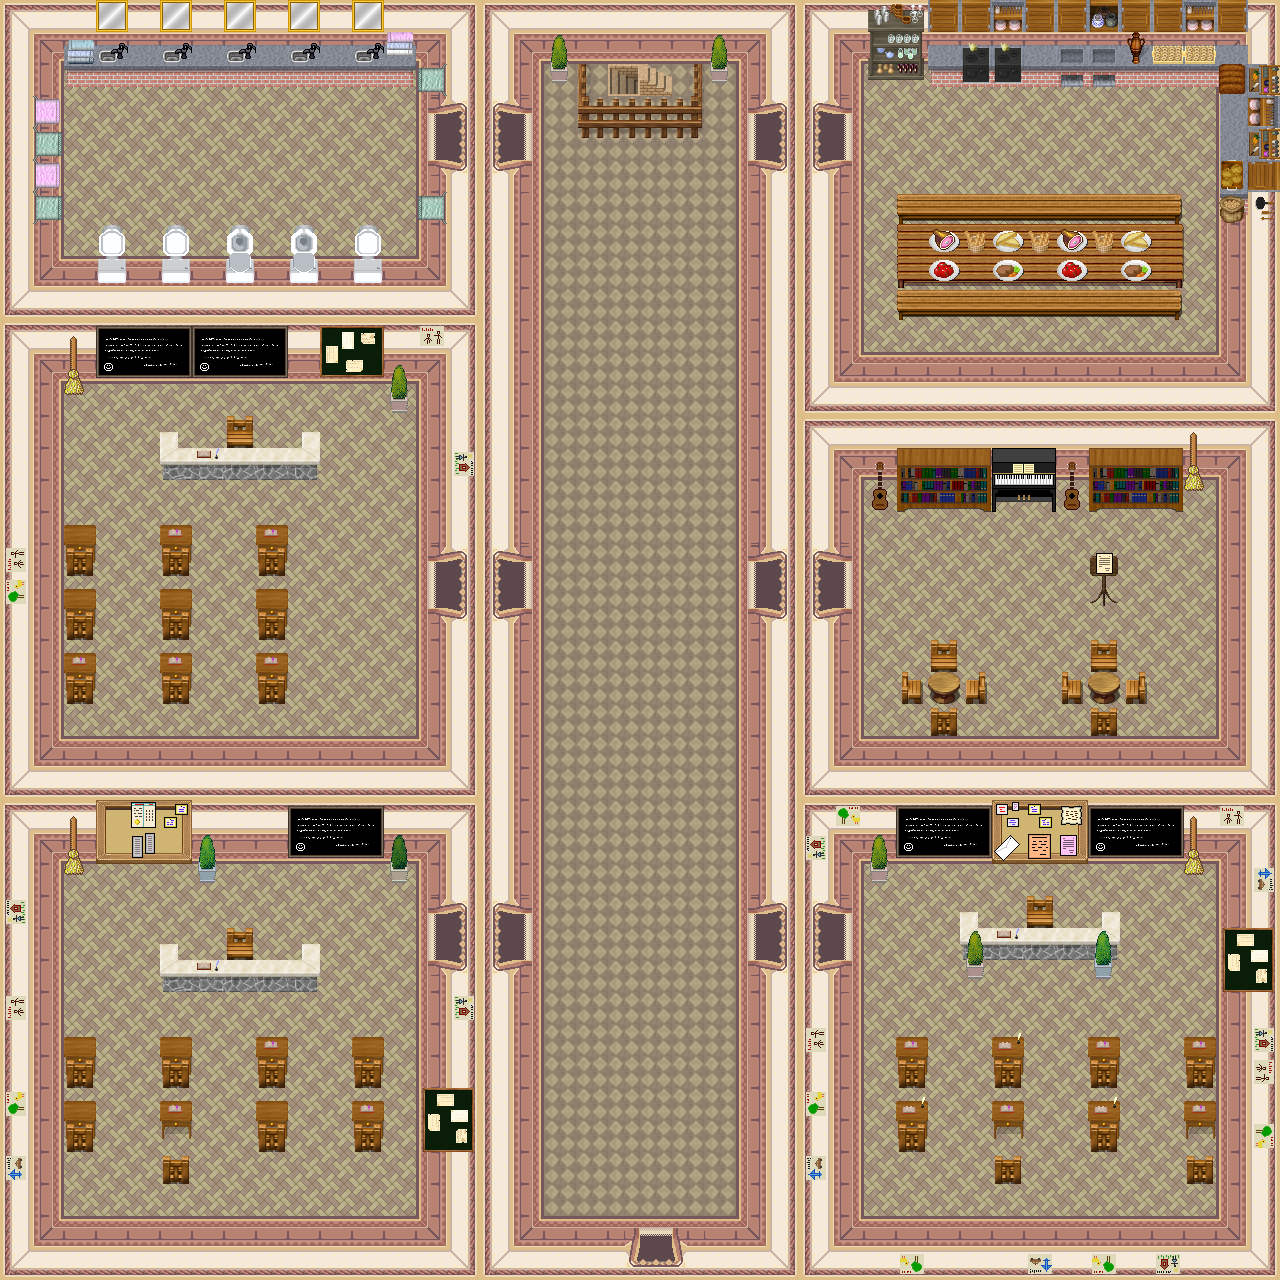

Below is a game level as drawn by its tile map, then a one-line description and the .tmx that defines it (tile-layer data replaced by summaries):
An orthogonal 40x40 tile map with 32x32 px tiles, 5 tile layers (0_floor, 1_terrain, 2_object, 3_roof, ...), 3 hidden layers not drawn, 41 tilesets.

<map version="1.2" tiledversion="1.3.0" orientation="orthogonal" renderorder="right-down" compressionlevel="0" width="40" height="40" tilewidth="32" tileheight="32" infinite="0" nextlayerid="9" nextobjectid="1">
 <tileset firstgid="1" name="logic/collision" tilewidth="32" tileheight="32" tilecount="1" columns="1">
  <image source="../../tileset/logic/collision.png" width="32" height="32" />
 </tileset>
 <tileset firstgid="2" name="wall" tilewidth="32" tileheight="32" tilecount="16" columns="2">
  <image source="../../tileset/building/wall/int_wall_pale.png" width="64" height="256" />
 </tileset>
 <tileset firstgid="18" name="wall2" tilewidth="32" tileheight="32" tilecount="20" columns="2">
  <image source="../../tileset/building/wall/int_wall_purple.png" width="64" height="320" />
 </tileset>
 <tileset firstgid="38" name="entrance" tilewidth="32" tileheight="32" tilecount="36" columns="9">
  <image source="../../tileset/building/entrance/pale_red_ns.png" width="288" height="128" />
 </tileset>
 <tileset firstgid="74" name="entrance details" tilewidth="32" tileheight="32" tilecount="6" columns="3">
  <image source="../../tileset/building/entrance/detail_ns.png" width="96" height="64" />
 </tileset>
 <tileset firstgid="80" name="pale_red_ew" tilewidth="32" tileheight="32" tilecount="48" columns="8">
  <image source="../../tileset/building/entrance/pale_red_ew.png" width="256" height="192" />
 </tileset>
 <tileset firstgid="128" name="detail_ew" tilewidth="32" tileheight="32" tilecount="6" columns="2">
  <image source="../../tileset/building/entrance/detail_ew.png" width="64" height="96" />
 </tileset>
 <tileset firstgid="134" name="brown_paving" tilewidth="32" tileheight="32" tilecount="2" columns="2">
  <image source="../../tileset/ground/brown_paving.png" width="64" height="32" />
 </tileset>
 <tileset firstgid="136" name="black_board" tilewidth="32" tileheight="32" tilecount="6" columns="3">
  <image source="../../tileset/item/black_board.png" width="96" height="64" />
 </tileset>
 <tileset firstgid="142" name="item/bulletin_board" tilewidth="32" tileheight="32" tilecount="9" columns="3">
  <image source="../../tileset/item/bulletin_board.png" width="96" height="96" />
 </tileset>
 <tileset firstgid="151" name="brush" tilewidth="32" tileheight="32" tilecount="3" columns="1">
  <image source="../../tileset/item/brush.png" width="32" height="96" />
 </tileset>
 <tileset firstgid="154" name="note_board" tilewidth="32" tileheight="32" tilecount="8" columns="2">
  <image source="../../tileset/item/documents/note_board.png" width="64" height="128" />
 </tileset>
 <tileset firstgid="162" name="books" tilewidth="32" tileheight="32" tilecount="4" columns="2">
  <image source="../../tileset/item/documents/books.png" width="64" height="64" />
 </tileset>
 <tileset firstgid="166" name="toilet" tilewidth="32" tileheight="32" tilecount="12" columns="3">
  <image source="../../tileset/furniture/bathroom/toilet.png" width="96" height="128" />
 </tileset>
 <tileset firstgid="178" name="basin" tilewidth="32" tileheight="32" tilecount="3" columns="3">
  <image source="../../tileset/furniture/bathroom/basin.png" width="96" height="32" />
 </tileset>
 <tileset firstgid="181" name="small_2" tilewidth="32" tileheight="32" tilecount="4" columns="2">
  <image source="../../tileset/furniture/picture/small_2.png" width="64" height="64" />
 </tileset>
 <tileset firstgid="185" name="stone_desk" tilewidth="32" tileheight="32" tilecount="16" columns="4">
  <image source="../../tileset/furniture/table/stone_desk.png" width="128" height="128" />
 </tileset>
 <tileset firstgid="201" name="desk" tilewidth="32" tileheight="32" tilecount="4" columns="2">
  <image source="../../tileset/furniture/table/desk.png" width="64" height="64" />
 </tileset>
 <tileset firstgid="205" name="cabinets" tilewidth="32" tileheight="32" tilecount="44" columns="4">
  <image source="../../tileset/furniture/kitchen/cabinets.png" width="128" height="352" />
 </tileset>
 <tileset firstgid="249" name="piano" tilewidth="32" tileheight="32" tilecount="4" columns="2">
  <image source="../../tileset/furniture/other/piano.png" width="64" height="64" />
 </tileset>
 <tileset firstgid="253" name="pedestal" tilewidth="32" tileheight="32" tilecount="2" columns="1">
  <image source="../../tileset/furniture/other/pedestal.png" width="32" height="64" />
 </tileset>
 <tileset firstgid="255" name="towels" tilewidth="32" tileheight="32" tilecount="24" columns="6">
  <image source="../../tileset/item/textile/towels.png" width="192" height="128" />
 </tileset>
 <tileset firstgid="279" name="bread" tilewidth="32" tileheight="32" tilecount="4" columns="4">
  <image source="../../tileset/item/food/bread.png" width="128" height="32" />
 </tileset>
 <tileset firstgid="283" name="bench" tilewidth="32" tileheight="32" tilecount="3" columns="3">
  <image source="../../tileset/furniture/table/bench.png" width="96" height="32" />
 </tileset>
 <tileset firstgid="286" name="wooden_rectangular" tilewidth="32" tileheight="32" tilecount="9" columns="3">
  <image source="../../tileset/furniture/table/wooden_rectangular.png" width="96" height="96" />
 </tileset>
 <tileset firstgid="295" name="meals_2" tilewidth="32" tileheight="32" tilecount="2" columns="1">
  <image source="../../tileset/item/food/meals_2.png" width="32" height="64" />
 </tileset>
 <tileset firstgid="297" name="meals_1" tilewidth="32" tileheight="32" tilecount="2" columns="2">
  <image source="../../tileset/item/food/meals_1.png" width="64" height="32" />
 </tileset>
 <tileset firstgid="299" name="food_preparation_2" tilewidth="32" tileheight="32" tilecount="4" columns="2">
  <image source="../../tileset/item/household/food_preparation_2.png" width="64" height="64" />
 </tileset>
 <tileset firstgid="303" name="item_shelf" tilewidth="32" tileheight="32" tilecount="6" columns="2">
  <image source="../../tileset/furniture/shelve/item_shelf.png" width="64" height="96" />
 </tileset>
 <tileset firstgid="309" name="dark_bookshelf_2" tilewidth="32" tileheight="32" tilecount="6" columns="3">
  <image source="../../tileset/furniture/shelve/dark_bookshelf_2.png" width="96" height="64" />
 </tileset>
 <tileset firstgid="315" name="wooden" tilewidth="32" tileheight="32" tilecount="1" columns="1">
  <image source="../../tileset/furniture/table/wooden.png" width="32" height="32" />
 </tileset>
 <tileset firstgid="316" name="wooden" tilewidth="32" tileheight="32" tilecount="5" columns="5">
  <image source="../../tileset/furniture/chair/wooden.png" width="160" height="32" />
 </tileset>
 <tileset firstgid="321" name="dark_stairs" tilewidth="32" tileheight="32" tilecount="2" columns="1">
  <image source="../../tileset/building/stairs/dark_stairs.png" width="32" height="64" />
 </tileset>
 <tileset firstgid="323" name="notes2" tilewidth="32" tileheight="32" tilecount="4" columns="2">
  <image source="../../tileset/item/documents/notes2.png" width="64" height="64" />
 </tileset>
 <tileset firstgid="327" name="ukulele" tilewidth="32" tileheight="32" tilecount="16" columns="4">
  <image source="../../tileset/item/instrument/ukulele.png" width="128" height="128" />
 </tileset>
 <tileset firstgid="343" name="pot_plant_1" tilewidth="32" tileheight="32" tilecount="12" columns="6">
  <image source="../../tileset/plant/indoor/pot_plant_1.png" width="192" height="64" />
 </tileset>
 <tileset firstgid="355" name="item/documents/kids_art_2" tilewidth="32" tileheight="32" tilecount="16" columns="4">
  <image source="../../tileset/item/documents/kids_art_2.png" width="128" height="128" />
 </tileset>
 <tileset firstgid="371" name="logic/portal" tilewidth="32" tileheight="32" tilecount="16" columns="8">
  <image source="../../tileset/logic/portal.png" width="256" height="64" />
 </tileset>
 <tileset firstgid="387" name="logic/item/sign" tilewidth="32" tileheight="32" tilecount="1" columns="1">
  <image source="../../tileset/logic/item/sign.png" width="32" height="32" />
 </tileset>
 <tileset firstgid="388" name="building/fence/wooden_brown_fence" tilewidth="32" tileheight="32" tilecount="42" columns="7">
  <image source="../../tileset/building/fence/wooden_brown_fence.png" width="224" height="192" />
 </tileset>
 <tileset firstgid="430" name="item/bulletin_board_items2" tilewidth="32" tileheight="32" tilecount="30" columns="6">
  <image source="../../tileset/item/bulletin_board_items2.png" width="192" height="160" />
 </tileset>
 <layer id="1" name="0_floor" width="40" height="40">
  <data>[1600 cells, 1600 non-empty, 36 distinct tile ids]</data>
 </layer>
 <layer id="2" name="1_terrain" width="40" height="40">
  <data>[1600 cells, 324 non-empty, 116 distinct tile ids]</data>
 </layer>
 <layer id="3" name="2_object" width="40" height="40">
  <data>[1600 cells, 90 non-empty, 33 distinct tile ids]</data>
 </layer>
 <layer id="4" name="3_roof" width="40" height="40">
  <data>[1600 cells, 46 non-empty, 12 distinct tile ids]</data>
 </layer>
 <layer id="5" name="4_roof_add" width="40" height="40">
  <data>[1600 cells, 1 non-empty, 1 distinct tile ids]</data>
 </layer>
 <layer id="6" name="objects" width="40" height="40" visible="0">
  <data>[1600 cells, 2 non-empty, 2 distinct tile ids]</data>
 </layer>
 <layer id="7" name="collision" width="40" height="40" visible="0" opacity="0.46">
  <data>[1600 cells, 833 non-empty, 1 distinct tile ids]</data>
 </layer>
 <layer id="8" name="protection" width="40" height="40" visible="0">
  <data>[1600 cells, 0 non-empty, 0 distinct tile ids]</data>
 </layer>
</map>
